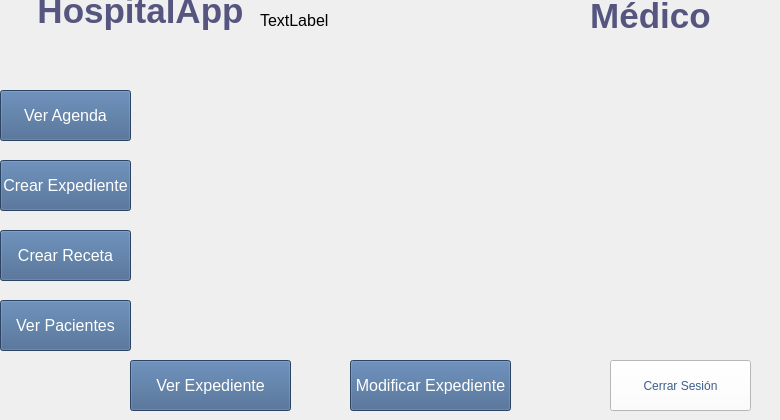
    <widget class="QWidget" name="Medico_6">
     <widget class="QPushButton" name="botonvagenda">
      <property name="geometry">
       <rect>
        <x>0</x>
        <y>90</y>
        <width>131</width>
        <height>51</height>
       </rect>
      </property>
      <property name="font">
       <font>
        <pointsize>12</pointsize>
       </font>
      </property>
      <property name="styleSheet">
       <string notr="true">QPushButton {
background-color: rgb(62,95,138);
color:rgb(255,255,255);
}</string>
      </property>
      <property name="text">
       <string>Ver Agenda</string>
      </property>
     </widget>
     <widget class="QLabel" name="img_4">
      <property name="geometry">
       <rect>
        <x>130</x>
        <y>80</y>
        <width>641</width>
        <height>281</height>
       </rect>
      </property>
      <property name="text">
       <string/>
      </property>
      <property name="pixmap">
       <pixmap resource="background.qrc">:/imgs/experiencia-en-medicina-3-min.jpg</pixmap>
      </property>
      <property name="scaledContents">
       <bool>true</bool>
      </property>
     </widget>
     <widget class="QPushButton" name="logOutAdmin_2">
      <property name="geometry">
       <rect>
        <x>610</x>
        <y>360</y>
        <width>141</width>
        <height>51</height>
       </rect>
      </property>
      <property name="styleSheet">
       <string notr="true">QPushButton {
background-color: rgb(255,255,255);
color:rgb(62,95,138);
}</string>
      </property>
      <property name="text">
       <string>Cerrar Sesión</string>
      </property>
      <property name="icon">
       <iconset>
        <normalon>:/imgs/log out.png</normalon>
       </iconset>
      </property>
     </widget>
     <widget class="QPushButton" name="botonvagenda_2">
      <property name="geometry">
       <rect>
        <x>0</x>
        <y>230</y>
        <width>131</width>
        <height>51</height>
       </rect>
      </property>
      <property name="font">
       <font>
        <pointsize>12</pointsize>
       </font>
      </property>
      <property name="styleSheet">
       <string notr="true">QPushButton {
background-color: rgb(62,95,138);
color:rgb(255,255,255);
}</string>
      </property>
      <property name="text">
       <string>Crear Receta</string>
      </property>
     </widget>
     <widget class="QPushButton" name="botonvagenda_3">
      <property name="geometry">
       <rect>
        <x>0</x>
        <y>160</y>
        <width>131</width>
        <height>51</height>
       </rect>
      </property>
      <property name="font">
       <font>
        <pointsize>12</pointsize>
       </font>
      </property>
      <property name="styleSheet">
       <string notr="true">QPushButton {
background-color: rgb(62,95,138);
color:rgb(255,255,255);
}</string>
      </property>
      <property name="text">
       <string>Crear Expediente</string>
      </property>
     </widget>
     <widget class="QLabel" name="title_12">
      <property name="geometry">
       <rect>
        <x>20</x>
        <y>-10</y>
        <width>241</width>
        <height>42</height>
       </rect>
      </property>
      <property name="text">
       <string>&lt;html&gt;&lt;head/&gt;&lt;body&gt;&lt;p align=&quot;center&quot;&gt;&lt;span style=&quot; font-size:26pt; font-weight:600; color:#55557f;&quot;&gt;HospitalApp&lt;/span&gt;&lt;/p&gt;&lt;/body&gt;&lt;/html&gt;</string>
      </property>
     </widget>
     <widget class="QLabel" name="title_11">
      <property name="geometry">
       <rect>
        <x>580</x>
        <y>-19</y>
        <width>141</width>
        <height>71</height>
       </rect>
      </property>
      <property name="text">
       <string>&lt;html&gt;&lt;head/&gt;&lt;body&gt;&lt;p align=&quot;center&quot;&gt;&lt;span style=&quot; font-size:26pt; font-weight:600; color:#55557f;&quot;&gt;Médico&lt;/span&gt;&lt;/p&gt;&lt;/body&gt;&lt;/html&gt;</string>
      </property>
     </widget>
     <widget class="QLabel" name="Bienvenida_med_LB">
      <property name="geometry">
       <rect>
        <x>260</x>
        <y>10</y>
        <width>311</width>
        <height>20</height>
       </rect>
      </property>
      <property name="font">
       <font>
        <pointsize>12</pointsize>
       </font>
      </property>
      <property name="text">
       <string>TextLabel</string>
      </property>
     </widget>
     <widget class="QPushButton" name="botonvagenda_4">
      <property name="geometry">
       <rect>
        <x>0</x>
        <y>300</y>
        <width>131</width>
        <height>51</height>
       </rect>
      </property>
      <property name="font">
       <font>
        <pointsize>12</pointsize>
       </font>
      </property>
      <property name="styleSheet">
       <string notr="true">QPushButton {
background-color: rgb(62,95,138);
color:rgb(255,255,255);
}</string>
      </property>
      <property name="text">
       <string>Ver Pacientes</string>
      </property>
     </widget>
     <widget class="QPushButton" name="botonvagenda_5">
      <property name="geometry">
       <rect>
        <x>130</x>
        <y>360</y>
        <width>161</width>
        <height>51</height>
       </rect>
      </property>
      <property name="font">
       <font>
        <pointsize>12</pointsize>
       </font>
      </property>
      <property name="styleSheet">
       <string notr="true">QPushButton {
background-color: rgb(62,95,138);
color:rgb(255,255,255);
}</string>
      </property>
      <property name="text">
       <string>Ver Expediente</string>
      </property>
     </widget>
     <widget class="QPushButton" name="botonvagenda_6">
      <property name="geometry">
       <rect>
        <x>350</x>
        <y>360</y>
        <width>161</width>
        <height>51</height>
       </rect>
      </property>
      <property name="font">
       <font>
        <pointsize>12</pointsize>
       </font>
      </property>
      <property name="styleSheet">
       <string notr="true">QPushButton {
background-color: rgb(62,95,138);
color:rgb(255,255,255);
}</string>
      </property>
      <property name="text">
       <string>Modificar Expediente</string>
      </property>
     </widget>
    </widget>
